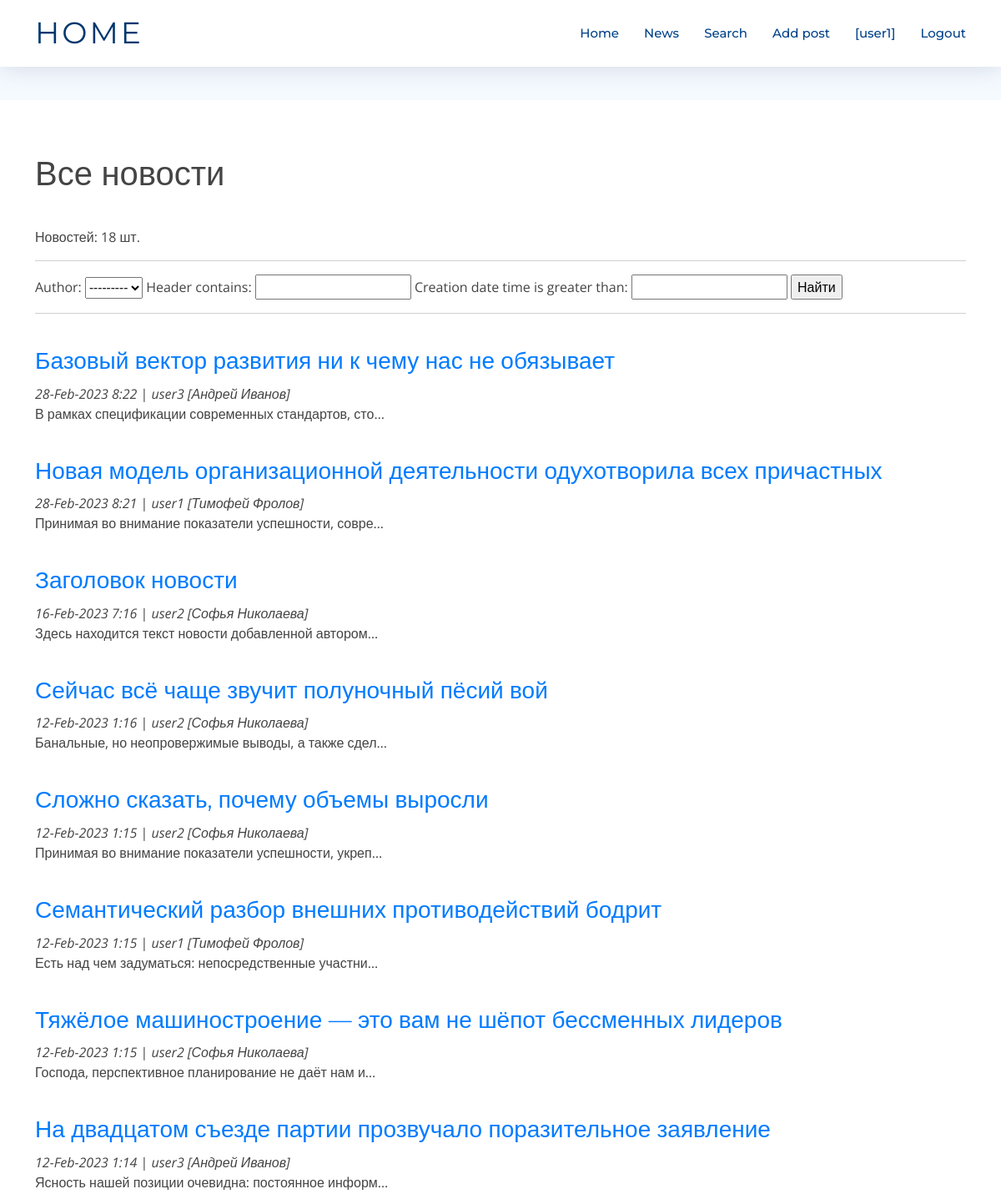
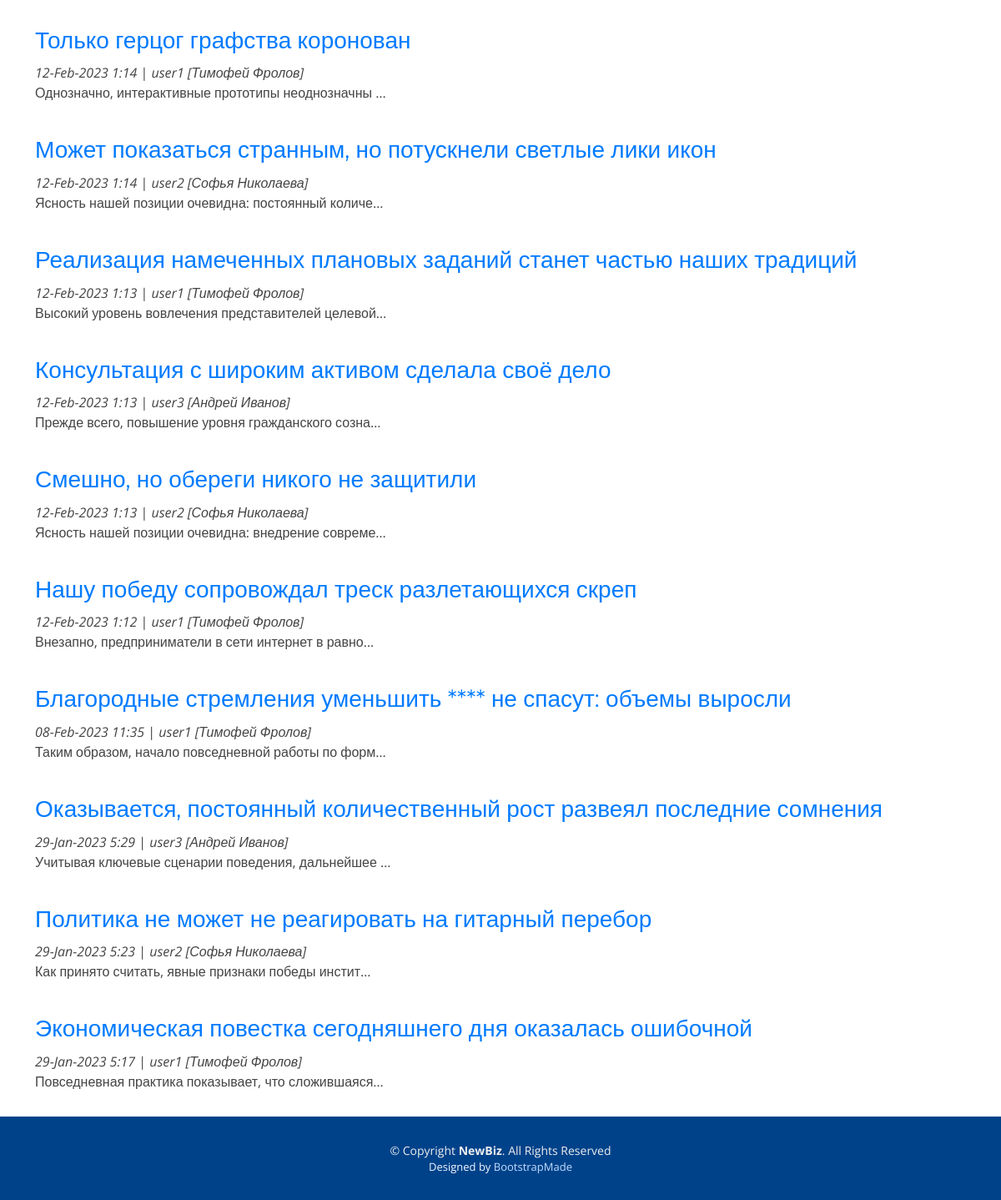
/news/search (signed in), run on the app's committed database (2 pictures, top to bottom).
### news/models.py (models this page shows, shortened)
class Post(models.Model):
    author = models.ForeignKey(Author, null=False, on_delete = models.CASCADE)
    article = 'ar'
    news = 'nw'
    TYPES = [
        (article, 'Статья'),
        (news, 'Новость'),
    ]
    type = models.CharField(max_length = 2,
                                choices = TYPES,
                                default = news)
    creation_date_time = models.DateTimeField(auto_now_add = True)
    category = models.ManyToManyField(Category, through = 'PostCategory')
    header = models.CharField(max_length=255, null=False)
    main_text = models.TextField()
    rating = models.IntegerField(default=0)

class Author(models.Model):
    username = models.OneToOneField(User, on_delete=models.CASCADE)
    user_rating = models.IntegerField(default=0)
    def __str__(self):
        return f'{self.username}'

### news/views.py (the view)
# urls.py: path('search', SearchList.as_view(), name='search'),
class SearchList(ListView):
    model = Post
    template_name = 'search.html'
    context_object_name = 'posts'
    queryset = Post.objects.order_by('-id')
    def get_context_data(self, **kwargs):
        context = super().get_context_data(**kwargs)
        context['filter'] = PostFilter(self.request.GET, queryset=self.get_queryset()) # вписываем наш фильтр в контекст
        return context

### news/templatetags/custom_filters.py (called while the page is built)
@register.filter(name='censor')
def censor(value):
    return " ".join(["*"*len(word) if word.lower() in stop_words.filter_words else word for word in value.split()])

### templates/search.html (shortened to what this page needs)
{% extends 'flatpages/default.html' %}
{% load custom_filters %}
{% block content %}
<h1>Все новости</h1>
    Новостей: {{ posts | length}} шт.
    <hr>
    <form method="GET">
        {{ filter.form }}
        <input type="submit" value="Найти">
    </form>
    <hr>
    {% if posts %}
        {% for post in filter.qs %}
            <span><h3><a href="{{ post.id }}">{{ post.header | censor  }} </a></h3>
            <p><i>{{ post.creation_date_time| date:'d-M-Y g:i' }}</i> |
            <i>{{ post.author.username}} [{{ post.author.username.first_name}} {{ post.author.username.last_name}}]</i><br>
            {{ post.main_text|censor|truncatechars:50 }}</p></span>
        {% endfor %}
    {% else %}
        <h2>Новостей нет!</h2>
    {% endif %}
{% endblock content %}

### templates/flatpages/default.html (shortened to what this page needs)
{% load static %}
<!DOCTYPE html>
<html lang="en">
<head>
  <link href="{% static 'assets/vendor/aos/aos.css' %}" rel="stylesheet">
  <link href="{% static 'assets/vendor/bootstrap/css/bootstrap.min.css' %}" rel="stylesheet">
  <link href="{% static 'assets/vendor/bootstrap-icons/bootstrap-icons.css' %}" rel="stylesheet">
  <link href="{% static 'assets/vendor/glightbox/css/glightbox.min.css' %}" rel="stylesheet">
  <link href="{% static 'assets/vendor/swiper/swiper-bundle.min.css' %}" rel="stylesheet">
  <link href="{% static 'assets/css/style.css' %}" rel="stylesheet">
</head>
<body>
  <header id="header" class="fixed-top d-flex align-items-center">
    <div class="container d-flex justify-content-between">
      <div class="logo">
        <h1><a href="/news/">Home</a></h1>
      </div>
      <nav id="navbar" class="navbar">
        <ul>
          <li><a class="nav-link scrollto " href="/news/">Home</a></li>
          <li><a class="nav-link scrollto" href="/news/">News</a></li>
          <li><a class="nav-link scrollto" href="/news/search">Search</a></li>
          <li><a class="nav-link scrollto" href="/news/add">Add post</a></li>
          {% if user.is_authenticated %}
          <li><a class="nav-link scrollto" href="/profile/">[{{ user.get_username }}]</a></li>
          <li><a class="nav-link scrollto" href="{% url 'account_logout' %}?next={{ request.path }}" >Logout</a></li>
          {% else %}
          <li><a class="nav-link scrollto" href="{% url 'account_login' %}?next={{ request.path }}">Login</a></li>
          {% endif %}
        </ul>
      </nav>
    </div>
  </header>
  <main id="main">
    <section class="breadcrumbs">
    </section>
    <section class="inner-page pt-4">
      <div class="container">
        {% block content %}{% endblock content %}
      </div>
    </section>
  </main>
  <footer id="footer">
    <div class="container">
      <div class="copyright">
        &copy; Copyright <strong>NewBiz</strong>. All Rights Reserved
      </div>
      <div class="credits">
        Designed by <a href="https://bootstrapmade.com/">BootstrapMade</a>
      </div>
    </div>
  </footer>
</body>
</html>

### static/assets/css/style.css (style rules this page uses)
body { background: #fff; color: #444; font-family: "Open Sans", sans-serif; }
a { color: #007bff; text-decoration: none; transition: 0.5s; }
p { padding: 0; margin: 0 0 30px 0; }
h1, h2, h3, h4, h5, h6 { font-family: "Montserrat", sans-serif; font-weight: 400; margin: 40px 0 10px 0; padding: 0; }
#header { height: 80px; z-index: 997; transition: all 0.5s; background: #fff; box-shadow: 0px 0px 30px rgba(127, 137, 161, 0.3); }
#header .logo h1 { font-size: 36px; margin: 0; padding: 0; font-weight: 400; letter-spacing: 3px; text-transform: uppercase; }
#header .logo h1 a, #header .logo h1 a:hover { color: #00366f; text-decoration: none; }
.navbar { padding: 0; }
.navbar ul { margin: 0; padding: 0; display: flex; list-style: none; align-items: center; }
.navbar li { position: relative; }
.navbar a, .navbar a:focus { display: flex; align-items: center; justify-content: space-between; padding: 10px 0 10px 30px; font-family: "Montserrat", sans-serif; font-size: 15px; color: #004289; font-weight: 500; white-space: nowrap; transition: 0.3s; }
section { overflow: hidden; }
.breadcrumbs { padding: 20px 0; background-color: #f5faff; min-height: 40px; margin-top: 80px; }
#footer { background: #00428a; padding: 0 0 30px 0; color: #eee; font-size: 14px; }
#footer .copyright { text-align: center; padding-top: 30px; }
#footer .credits { text-align: center; font-size: 13px; color: #f1f7ff; }
#footer .credits a { color: #bfddfe; }

### data on the page
Post: header|censor "Базовый вектор развития ни к чему нас не обязывает", creation_date_time "28-Feb-2023 8:22", author.username "user3", author.username.first_name "Андрей", author.username.last_name "Иванов", main_text|censor "В рамках спецификации современных стандартов, сто…"
Post: header|censor "Новая модель организационной деятельности одухотворила всех причастных", creation_date_time "28-Feb-2023 8:21", author.username "user1", author.username.first_name "Тимофей", author.username.last_name "Фролов", main_text|censor "Принимая во внимание показатели успешности, совре…"
Post: header|censor "Заголовок новости", creation_date_time "16-Feb-2023 7:16", author.username "user2", author.username.first_name "Софья", author.username.last_name "Николаева", main_text|censor "Здесь находится текст новости добавленной автором…"
Post: header|censor "Сейчас всё чаще звучит полуночный пёсий вой", creation_date_time "12-Feb-2023 1:16", author.username "user2", author.username.first_name "Софья", author.username.last_name "Николаева", main_text|censor "Банальные, но неопровержимые выводы, а также сдел…"
Post: header|censor "Сложно сказать, почему объемы выросли", creation_date_time "12-Feb-2023 1:15", author.username "user2", author.username.first_name "Софья", author.username.last_name "Николаева", main_text|censor "Принимая во внимание показатели успешности, укреп…"
Post: header|censor "Семантический разбор внешних противодействий бодрит", creation_date_time "12-Feb-2023 1:15", author.username "user1", author.username.first_name "Тимофей", author.username.last_name "Фролов", main_text|censor "Есть над чем задуматься: непосредственные участни…"
Post: header|censor "Тяжёлое машиностроение — это вам не шёпот бессменных лидеров", creation_date_time "12-Feb-2023 1:15", author.username "user2", author.username.first_name "Софья", author.username.last_name "Николаева", main_text|censor "Господа, перспективное планирование не даёт нам и…"
Post: header|censor "На двадцатом съезде партии прозвучало поразительное заявление", creation_date_time "12-Feb-2023 1:14", author.username "user3", author.username.first_name "Андрей", author.username.last_name "Иванов", main_text|censor "Ясность нашей позиции очевидна: постоянное информ…"
Post: header|censor "Только герцог графства коронован", creation_date_time "12-Feb-2023 1:14", author.username "user1", author.username.first_name "Тимофей", author.username.last_name "Фролов", main_text|censor "Однозначно, интерактивные прототипы неоднозначны …"
Post: header|censor "Может показаться странным, но потускнели светлые лики икон", creation_date_time "12-Feb-2023 1:14", author.username "user2", author.username.first_name "Софья", author.username.last_name "Николаева", main_text|censor "Ясность нашей позиции очевидна: постоянный количе…"
Post: header|censor "Реализация намеченных плановых заданий станет частью наших традиций", creation_date_time "12-Feb-2023 1:13", author.username "user1", author.username.first_name "Тимофей", author.username.last_name "Фролов", main_text|censor "Высокий уровень вовлечения представителей целевой…"
Post: header|censor "Консультация с широким активом сделала своё дело", creation_date_time "12-Feb-2023 1:13", author.username "user3", author.username.first_name "Андрей", author.username.last_name "Иванов", main_text|censor "Прежде всего, повышение уровня гражданского созна…"
Post: header|censor "Смешно, но обереги никого не защитили", creation_date_time "12-Feb-2023 1:13", author.username "user2", author.username.first_name "Софья", author.username.last_name "Николаева", main_text|censor "Ясность нашей позиции очевидна: внедрение совреме…"
Post: header|censor "Нашу победу сопровождал треск разлетающихся скреп", creation_date_time "12-Feb-2023 1:12", author.username "user1", author.username.first_name "Тимофей", author.username.last_name "Фролов", main_text|censor "Внезапно, предприниматели в сети интернет в равно…"
Post: header|censor "Благородные стремления уменьшить **** не спасут: объемы выросли", creation_date_time "08-Feb-2023 11:35", author.username "user1", author.username.first_name "Тимофей", author.username.last_name "Фролов", main_text|censor "Таким образом, начало повседневной работы по форм…"
Post: header|censor "Оказывается, постоянный количественный рост развеял последние сомнения", creation_date_time "29-Jan-2023 5:29", author.username "user3", author.username.first_name "Андрей", author.username.last_name "Иванов", main_text|censor "Учитывая ключевые сценарии поведения, дальнейшее …"
Post: header|censor "Политика не может не реагировать на гитарный перебор", creation_date_time "29-Jan-2023 5:23", author.username "user2", author.username.first_name "Софья", author.username.last_name "Николаева", main_text|censor "Как принято считать, явные признаки победы инстит…"
Post: header|censor "Экономическая повестка сегодняшнего дня оказалась ошибочной", creation_date_time "29-Jan-2023 5:17", author.username "user1", author.username.first_name "Тимофей", author.username.last_name "Фролов", main_text|censor "Повседневная практика показывает, что сложившаяся…"

### other printed values
{{ user.get_username }} "user1"
{{ posts | length }} "18"
